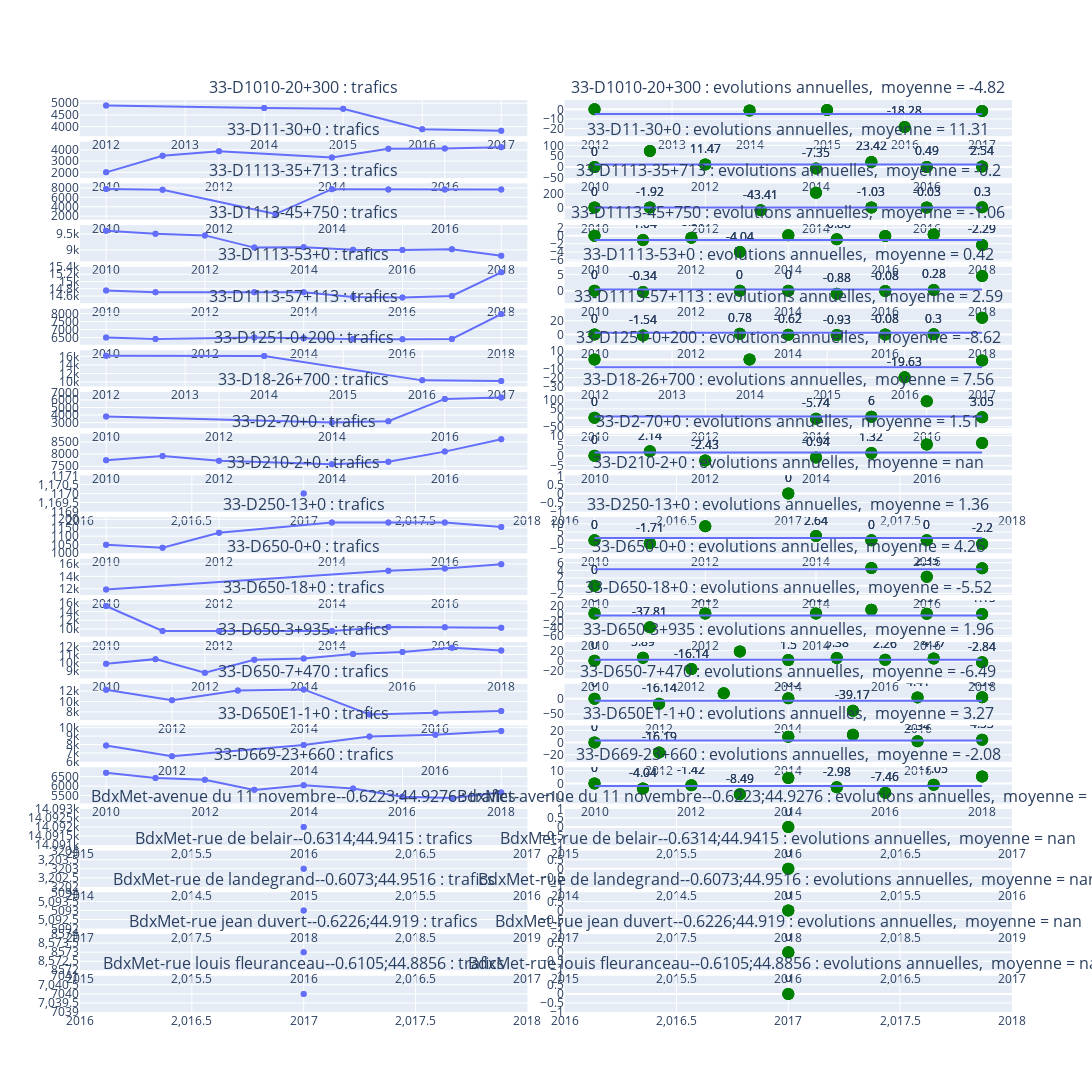

Here is the notebook cell this chart was saved with:
### Code cell
for i,c in enumerate(listIdComptag) : 
    dfIdUnique=df.loc[df['id_comptag']==c]
    fig.add_trace(px.scatter(dfIdUnique, x='annee',y='tmja')['data'][0], row=i+1,col=1)
    fig.add_trace(px.scatter(dfIdUnique.fillna(0), x='annee',y='evol_anuelle', text='evol_anuelle')['data'][0], row=i+1,col=2)
    fig.data[-1].update(marker=dict(size=12, color='green'),textposition='top center')
    fig.add_trace(px.line(dfIdUnique, x='annee',y='evol_annuelle_globale')['data'][0], row=i+1,col=2)
    #fig.data[-1].update(textposition='top center')
fig.update_layout(height=8000, width=1500)
